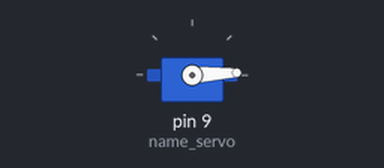
Bench run of a sketch on a simulated Arduino Uno, built with avr-gcc and run on an emulated ATmega328P. On the bench: servo.

Above: at 0.05 s.
At 0.9 s:
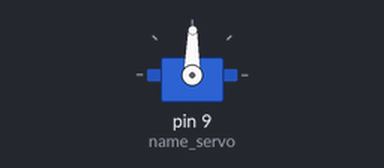
At 1.75 s:
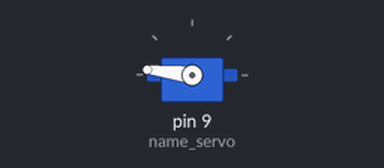
At 3.45 s:
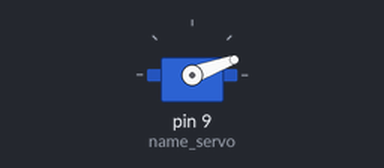
Timing chart, 0 to 8.4 s (numbered marks = the images above):
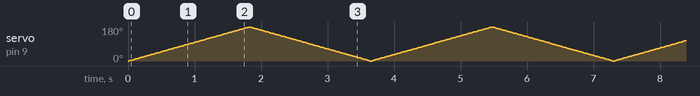

The sketch:

servo_test.ino
```cpp
#include <Servo.h>

Servo name_servo;

int servo_position = 0;

void setup() {

  name_servo.attach (9);

}

void loop() {

  for (servo_position = 0; servo_position <=180; servo_position +=1){

    name_servo.write(servo_position);
    delay(10);
  }

  for (servo_position=180; servo_position >= 0; servo_position -=1){

    name_servo.write(servo_position);
    delay(10);
  }
}
```
